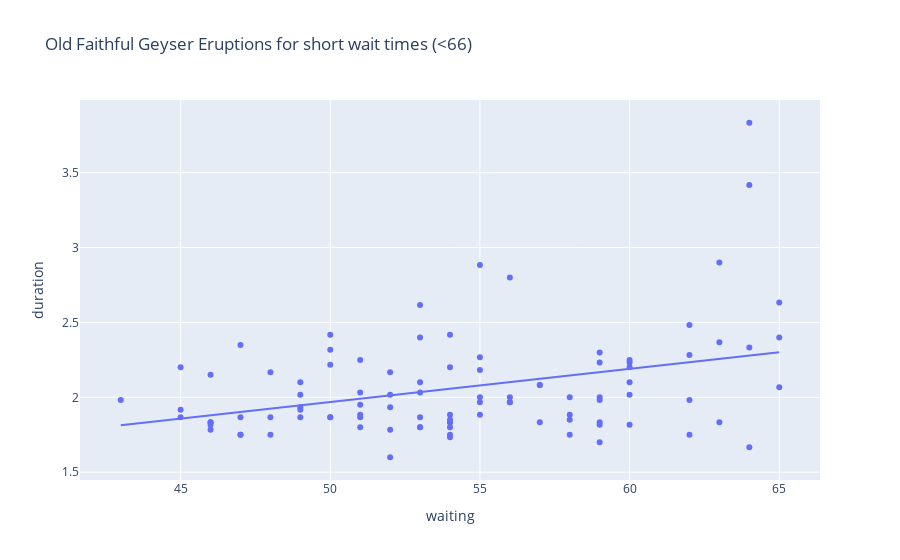

Write notebook code for a chart like this one.
### Markdown cell above
when restricted to <64, the new P value for the null hypothesis is 0.036 which is characterized as moderate evidence against the null hypothesis. compared to the unrestricted data there is only moderate evidence for a relationship between the duration and the waiting time."

### Code cell
import plotly.express as px
import statsmodels.formula.api as smf


short_wait_limit = 66 #
short_wait = old_faithful.waiting < short_wait_limit

print(smf.ols('duration ~ waiting', data=old_faithful[short_wait]).fit().summary().tables[1])

# Create a scatter plot with a linear regression trendline
fig = px.scatter(old_faithful[short_wait], x='waiting', y='duration', 
                 title="Old Faithful Geyser Eruptions for short wait times (<"+str(short_wait_limit)+")", 
                 trendline='ols')

fig.show() # USE `fig.show(renderer="png")` FOR ALL GitHub and MarkUs SUBMISSIONS

### Figure 1 — Plotly figure (JSON) as saved in the notebook; plotly's stock layout.template omitted (floating-point values rounded to 4 significant figures)
{"data": [{"hovertemplate": "waiting=%{x}<br>duration=%{y}<extra></extra>", "legendgroup": "", "marker": {"color": "#636efa", "symbol": "circle"}, "mode": "markers", "name": "", "orientation": "v", "showlegend": false, "type": "scatter", "x": [54, 62, 55, 51, 54, 47, 52, 62, 52, 51, 47, 55, 52, 48, 59, 58, 58, 64, 53, 59, 54, 54, 64, 59, 48, 60, 65, 56, 62, 60, 65, 48, 60, 50, 63, 51, 62, 49, 47, 52, 59, 59, 50, 59, 53, 56, 45, 55, 45, 56, 46, 51, 53, 60, 59, 49, 53, 65, 53, 45, 58, 63, 52, 49, 57, 50, 55, 51, 46, 55, 57, 51, 60, 53, 46, 49, 49, 64, 53, 55, 50, 54, 54, 50, 54, 54, 64, 47, 63, 57, 54, 56, 58, 43, 60, 46, 46], "xaxis": "x", "y": [1.8, 2.283, 2.883, 1.95, 1.833, 1.75, 2.167, 1.75, 1.6, 1.8, 1.75, 1.967, 2.017, 1.867, 1.833, 1.883, 1.75, 3.833, 2.1, 2, 1.833, 1.733, 1.667, 2.233, 1.75, 1.817, 2.067, 1.967, 1.983, 2.017, 2.633, 2.167, 2.2, 1.867, 1.833, 1.867, 2.483, 2.1, 1.867, 1.783, 2.3, 1.7, 2.317, 1.817, 2.617, 1.967, 1.917, 2.267, 1.867, 2.8, 1.833, 1.883, 2.033, 2.233, 1.983, 2.017, 1.8, 2.4, 1.8, 2.2, 2, 2.367, 1.933, 1.917, 2.083, 2.417, 1.883, 2.033, 1.833, 2.183, 1.833, 2.25, 2.1, 1.867, 1.783, 1.933, 1.867, 3.417, 2.4, 2, 1.867, 1.75, 2.417, 2.217, 1.883, 1.85, 2.333, 2.35, 2.9, 2.083, 2.2, 2, 1.85, 1.983, 2.25, 2.15, 1.817], "yaxis": "y"}, {"hovertemplate": "<b>OLS trendline</b><br>duration = 0.0221439 * waiting + 0.861873<br>R<sup>2</sup>=0.126194<br><br>waiting=%{x}<br>duration=%{y} <b>(trend)</b><extra></extra>", "legendgroup": "", "marker": {"color": "#636efa", "symbol": "circle"}, "mode": "lines", "name": "", "showlegend": false, "type": "scatter", "x": [43, 45, 45, 45, 46, 46, 46, 46, 46, 47, 47, 47, 47, 48, 48, 48, 49, 49, 49, 49, 49, 50, 50, 50, 50, 50, 51, 51, 51, 51, 51, 51, 52, 52, 52, 52, 52, 53, 53, 53, 53, 53, 53, 53, 54, 54, 54, 54, 54, 54, 54, 54, 54, 55, 55, 55, 55, 55, 55, 56, 56, 56, 56, 57, 57, 57, 58, 58, 58, 58, 59, 59, 59, 59, 59, 59, 59, 60, 60, 60, 60, 60, 60, 62, 62, 62, 62, 63, 63, 63, 64, 64, 64, 64, 65, 65, 65], "xaxis": "x", "y": [1.814, 1.858, 1.858, 1.858, 1.88, 1.88, 1.88, 1.88, 1.88, 1.903, 1.903, 1.903, 1.903, 1.925, 1.925, 1.925, 1.947, 1.947, 1.947, 1.947, 1.947, 1.969, 1.969, 1.969, 1.969, 1.969, 1.991, 1.991, 1.991, 1.991, 1.991, 1.991, 2.013, 2.013, 2.013, 2.013, 2.013, 2.036, 2.036, 2.036, 2.036, 2.036, 2.036, 2.036, 2.058, 2.058, 2.058, 2.058, 2.058, 2.058, 2.058, 2.058, 2.058, 2.08, 2.08, 2.08, 2.08, 2.08, 2.08, 2.102, 2.102, 2.102, 2.102, 2.124, 2.124, 2.124, 2.146, 2.146, 2.146, 2.146, 2.168, 2.168, 2.168, 2.168, 2.168, 2.168, 2.168, 2.191, 2.191, 2.191, 2.191, 2.191, 2.191, 2.235, 2.235, 2.235, 2.235, 2.257, 2.257, 2.257, 2.279, 2.279, 2.279, 2.279, 2.301, 2.301, 2.301], "yaxis": "y"}], "layout": {"legend": {"tracegroupgap": 0}, "title": {"text": "Old Faithful Geyser Eruptions for short wait times (<66)"}, "xaxis": {"anchor": "y", "domain": [0, 1], "title": {"text": "waiting"}}, "yaxis": {"anchor": "x", "domain": [0, 1], "title": {"text": "duration"}}}}
